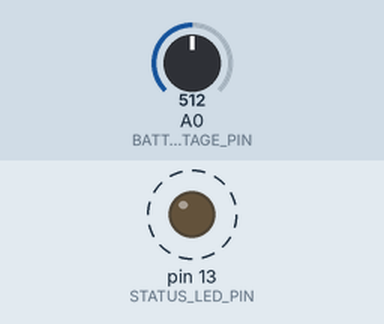
Recording of a sketch running on a simulated Arduino Uno, built with avr-gcc and run on an emulated ATmega328P. Parts: output pins drawn as LEDs (lit = HIGH). Dashed ring = blinking. The inputs (shaded band) are chosen by the test bench; at power-on: A0 (BATTERY_VOLTAGE_PIN) = 512. What the sketch prints to the serial monitor is not drawn.

Above: at 2.8 s.
2.9 s: A0 (BATTERY_VOLTAGE_PIN) set to 844
7.1 s: A0 (BATTERY_VOLTAGE_PIN) set to 862
Timing chart, 0 to 17.3 s (numbered marks = the images above; inputs shaded):
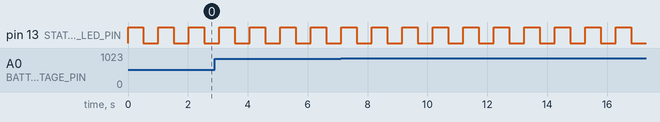

Measured:
- by itself, pin 13 (STATUS_LED_PIN): alternates HIGH for 0.51 s and LOW for 0.51 s

The sketch:

devchallengetinker.ino
```cpp
/*#include <Wire.h>
#include <Adafruit_Sensor.h>
#include <Adafruit_BME280.h>
#define SEALEVELPRESSURE_HPA (1013.25)

Adafruit_BME280 bme;*/

// Project parameters
#define STATUS_LED_PIN 13
#define BATTERY_VOLTAGE_PIN A0
const float NOMINAL_BATTERY_VOLTAGE = 12.0;

// Sensor data
float batteryVoltage = 0; // V
float batteryLevel = 0; // %
float temperature = 0; // degC
float altitude = 0; // m

// Internal use variables
bool phoneConnected = false;
unsigned long lastLedBlink=0;
unsigned long lastBatteryLevelUpdate=0;
unsigned long lastTempAndAltUpdate=0;

void setup()
{
  pinMode(STATUS_LED_PIN, OUTPUT);
  digitalWrite(STATUS_LED_PIN, HIGH);
  Serial.begin(9600);

  /*if (!bme.begin(0x76)) {
    Serial.println("Could not find a valid BME280 sensor, check wiring!");
    while (1);
  }*/
}

void loop()
{
  if(!phoneConnected && TimedRun(500, &lastLedBlink))
    BlinkLed();
  if(TimedRun(1000, &lastBatteryLevelUpdate))
  {
  	batteryVoltage = GetBatteryVoltage();
    // Assumes linear power discharge
    batteryLevel = batteryVoltage/NOMINAL_BATTERY_VOLTAGE*100.0;
  }
  /*if(TimedRun(1000, &lastTempAndAltUpdate))
  {
    altitude = bme.readAltitude(SEALEVELPRESSURE_HPA);
    temperature = bme.readTemperature();
  }*/

  SerialDebug();


  delay(100);
}

// Gets battery level at specific frequency
float GetBatteryVoltage()
{
  int portRead = analogRead(BATTERY_VOLTAGE_PIN);
  return (portRead/1023.0)*NOMINAL_BATTERY_VOLTAGE;
}

// Toggles led at specified frequency
bool isLedOn=true;
void BlinkLed()
{
  if(isLedOn)
    digitalWrite(STATUS_LED_PIN, LOW);
  else
    digitalWrite(STATUS_LED_PIN, HIGH);
  isLedOn = !isLedOn;
}

// Returns when the periodic section of the code should run
bool TimedRun(unsigned long msInterval, unsigned long *lastCall)
{
  if( millis()-*lastCall >= msInterval )
  {
    *lastCall = millis();
    return true;
  }
  return false;
}

void SerialDebug()
{
  Serial.print("Temperature: ");
  Serial.print(temperature);
  Serial.print("*C. Altitude: ");
  Serial.print(altitude);
  Serial.print("m. Battery: ");
  Serial.print(batteryVoltage);
  Serial.print("V (");
  Serial.print(batteryLevel);
  Serial.println("%).");
}
```
